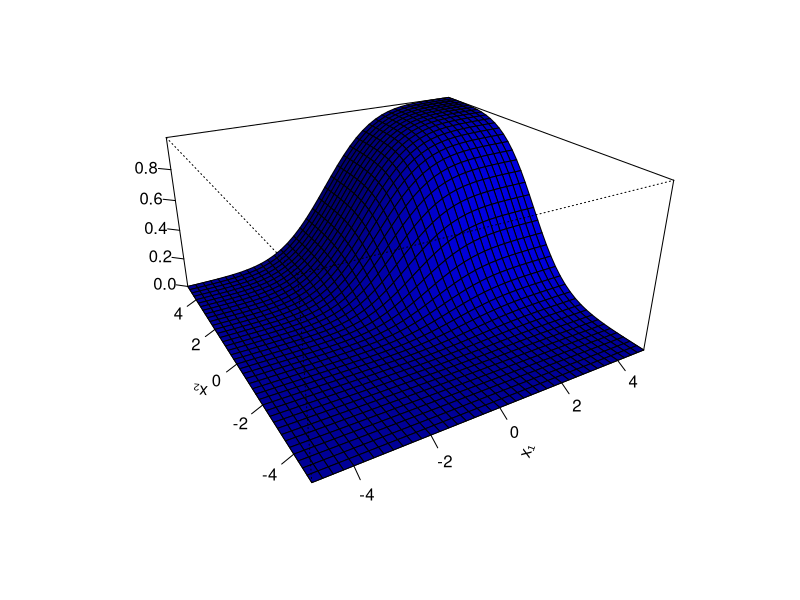
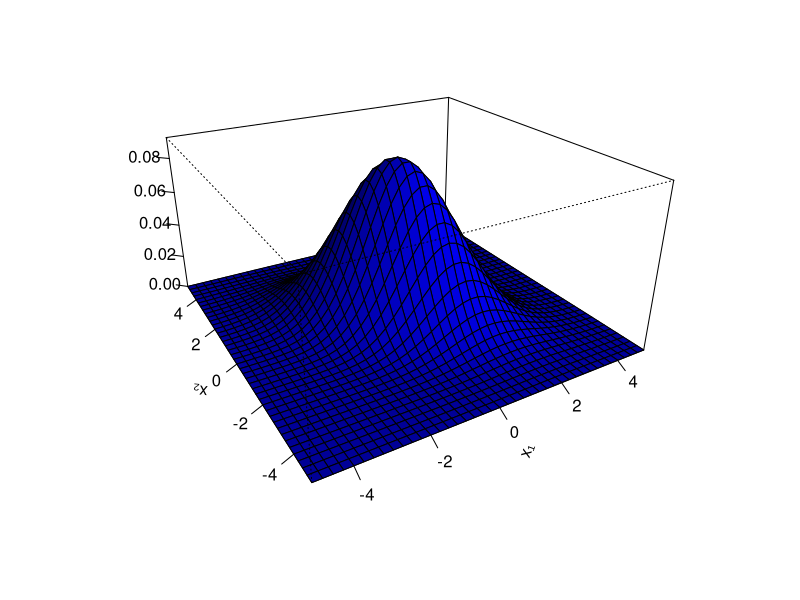
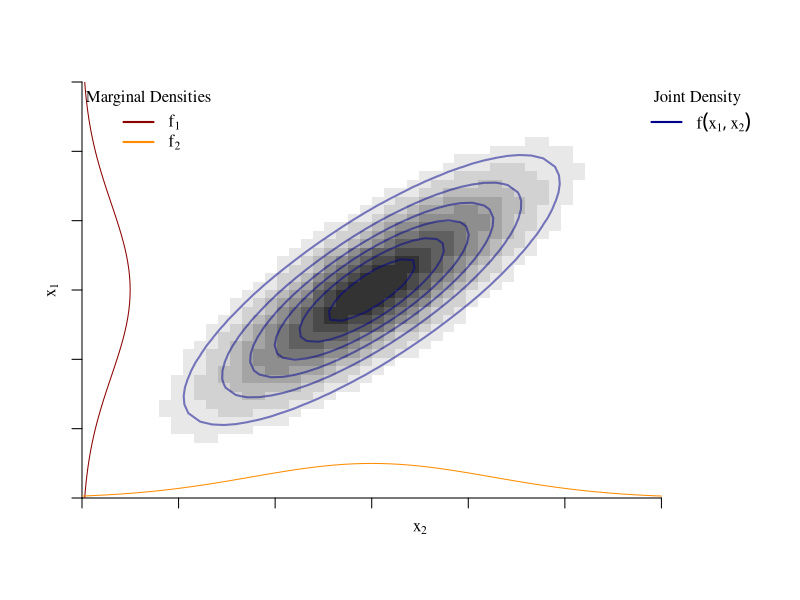
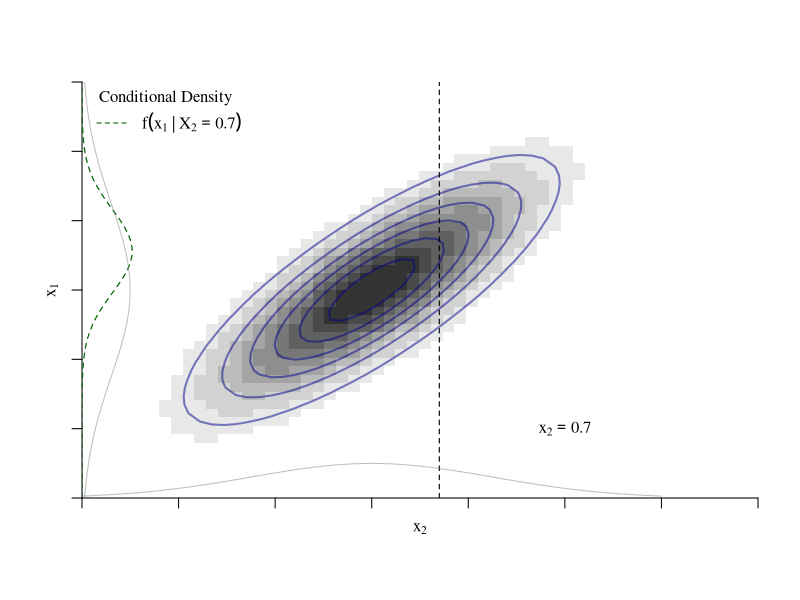
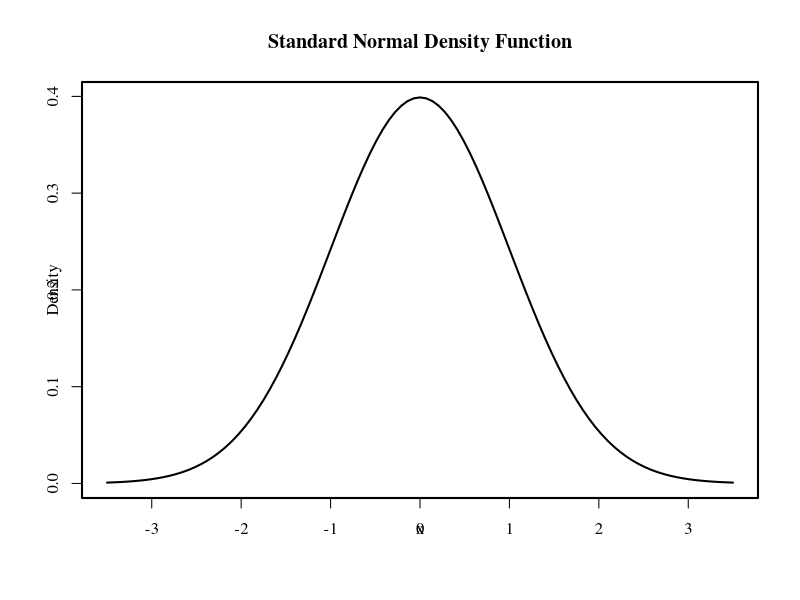
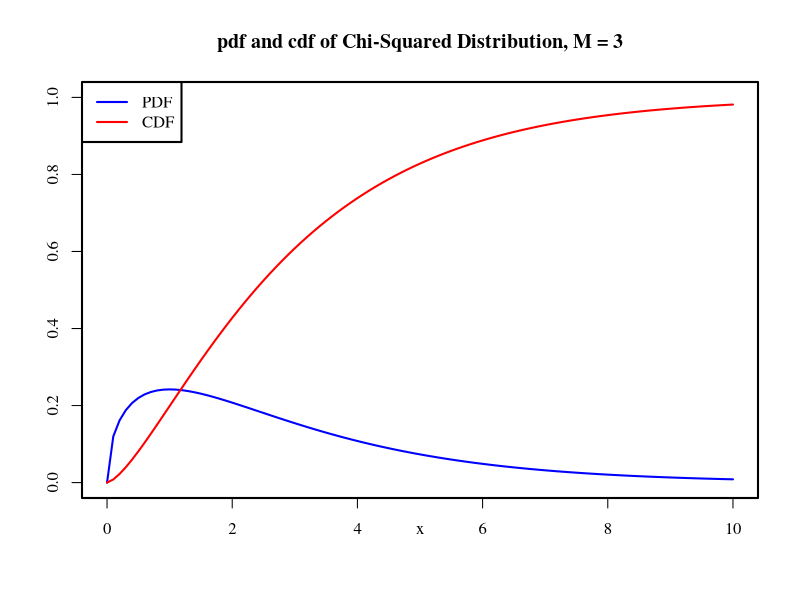
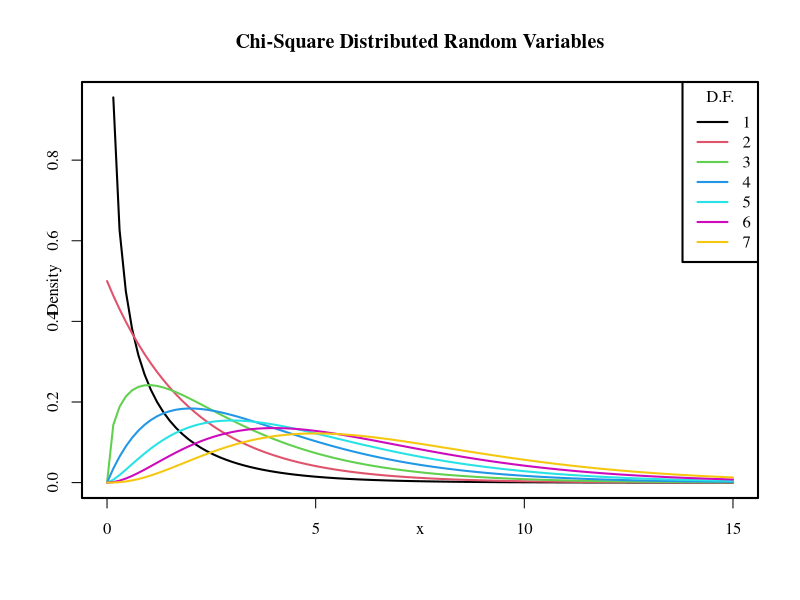
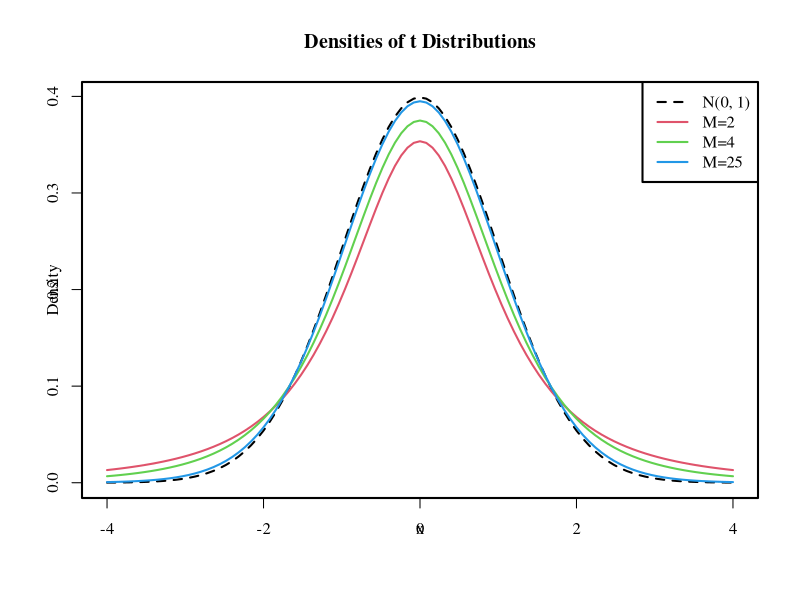

Reproduce these figures in R, in order.
## ---- chunk 1
set.seed(869)
## 5 (fair) coin-flips:
results <- sample(x = c("H", "T"), size = 5, replace = TRUE)
## Relative frequency of "H" in 5 coin-flips
length(results[results=="H"])/5

## 50 (fair) coin-flips:
results <- sample(x = c("H", "T"), size = 50, replace = TRUE)
## Relative frequency of "H" in 50 coin-flips
length(results[results=="H"])/50

## 5000 (fair) coin-flips:
results <- sample(x = c("H", "T"), size = 5000, replace = TRUE)
## Relative frequency of "H" in 5000 coin-flips
length(results[results=="H"])/5000
## ---- chunk 2
## Install the package if not installed yet
# install.packages("mnormt")

library(mnormt)

x1     <- seq(-5, 5, 0.25) 
x2     <- seq(-5, 5, 0.25)
mu     <- c(0, 0)
sigma  <- matrix(c(2, -1, -1, 2), nrow = 2)
f      <- function(x_1, x_2) pmnorm(cbind(x_1, x_2), mu, sigma)
f_x1x2 <- outer(x1, x2, f)

persp(x = x1, y = x2, z = f_x1x2, theta = -30, phi = 25, 
      shade = 0.75, col = "blue", expand = 0.5, r = 2, 
      ltheta = 25, ticktype = "detailed", 
      xlab = "x\u2081", ylab = "x\u2082", zlab = "")
## ---- chunk 3
## Load the package
library(mnormt)

x1     <- seq(-5, 5, 0.25) 
x2     <- seq(-5, 5, 0.25)
mu     <- c(0, 0)
sigma  <- matrix(c(2, -1, -1, 2), nrow = 2)
f      <- function(x_1, x_2) dmnorm(cbind(x_1, x_2), mu, sigma)
f_x1x2 <- outer(x1, x2, f)

persp(x = x1, y = x2, z = f_x1x2, theta = -30, phi = 25, 
      shade = 0.75, col = "blue", expand = 0.5, r = 2, 
      ltheta = 25, ticktype = "detailed", 
      xlab = "x\u2081", ylab = "x\u2082", zlab = "")
## ---- chunk 4
library("scales")
par(lwd=2,mgp=c(1,1,0), family="serif")
# Modified to extract diagonal.
bivariate.normal <- function(x, mu, Sigma) 
  exp(-.5 * diag(t(x-mu) %*% solve(Sigma) %*% (x-mu))) / sqrt(2 * pi * det(Sigma))

mu    <- c(0,0)
Sigma <- matrix(c(1,.8,.8,1), nrow=2)

x1 <- seq(-3, 3, length.out=50)
x2 <- seq(-3, 3, length.out=50)

# plot(1:10,axes=FALSE, frame.plot=TRUE, lwd=1)

# z can now be calculated much easier.
z     <- bivariate.normal(t(expand.grid(x1,x2)),mu,Sigma)
dim(z)<-c(length(x1),length(x2))
contour(x1, x2, z, col="#4545FF", drawlabels=FALSE, nlevels=5,
        xlab=expression(x[2]), ylab=expression(x[1]),  lwd=1,xlim=c(-3,4),ylim=range(x2),frame.plot=FALSE,axes=FALSE,xaxs = "i", yaxs = "i")
image(x1, x2, z, col=gray(seq(1,.2,len=10)), add=TRUE)
contour(x1, x2, z, col=alpha("darkblue", 0.5), drawlabels=FALSE, nlevels=5, add=TRUE)
#box(lwd=.5)
axis(1,at = -3:3, labels=FALSE,lwd.ticks=1)
axis(2,labels=FALSE,lwd.ticks=1)

# Marginal probability distribution: http://mpdc.mae.cornell.edu/Courses/MAE714/biv-normal.pdf
# Please check this, I'm not sure it is correct.
marginal.x1<-function(x)  exp((-(x-mu[1])^2)/2*(Sigma[1,2]^2)) / (Sigma[1,2]*sqrt(2*pi))
marginal.x2<-function(x)  exp((-(x-mu[1])^2)/2*(Sigma[2,1]^2)) / (Sigma[2,1]*sqrt(2*pi))

# Left side solid
x.s  <- seq(from=min(x1),to=max(x1),by=0.1)
vals<-marginal.x2(x.s)
lines(vals-abs(min(x1)),x.s,lty=1,lwd=1, col="darkred")

# Bottom side solid
vals<-marginal.x1(x.s)
lines(x.s,vals-abs(min(x2)),lty=1,lwd=1, col="darkorange")
legend("topleft", col=c("darkred","darkorange"), lty=1, legend = c(expression(f[1]),expression(f[2])), bty="n",
       title = "Marginal Densities")
legend("topright", col=c("darkblue"), lty=1, legend = expression(f(x[1],x[2])), bty="n",
       title = "Joint Density")
## ---- chunk 5
par(lwd=2,mgp=c(1,1,0), family="serif")
# Modified to extract diagonal.
bivariate.normal <- function(x, mu, Sigma) 
  exp(-.5 * diag(t(x-mu) %*% solve(Sigma) %*% (x-mu))) / sqrt(2 * pi * det(Sigma))

mu    <- c(0,0)
Sigma <- matrix(c(1,.8,.8,1), nrow=2)

x1 <- seq(-3, 3, length.out=50)
x2 <- seq(-3, 3, length.out=50)

# plot(1:10,axes=FALSE, frame.plot=TRUE, lwd=1)

# z can now be calculated much easier.
# z     <- bivariate.normal(t(expand.grid(x1,x2)),mu,Sigma)
# dim(z)<-c(length(x1),length(x2))
# contour(x1, x2, z, col="#4545FF", drawlabels=FALSE, nlevels=5,
#         xlab=expression(X[1]), ylab=expression(X[2]),  lwd=1,xlim=c(-3,4),ylim=range(x2),frame.plot=FALSE,axes=FALSE,xaxs = "i", yaxs = "i")


z     <- bivariate.normal(t(expand.grid(x1,x2)),mu,Sigma)
dim(z)<-c(length(x1),length(x2))
contour(x1, x2, z, col="#4545FF", drawlabels=FALSE, nlevels=5,
        xlab=expression(x[2]), ylab=expression(x[1]),  lwd=1,xlim=c(-3,4),ylim=range(x2),frame.plot=FALSE,axes=FALSE,xaxs = "i", yaxs = "i")
image(x1, x2, z, col=gray(seq(1,.2,len=10)), add=TRUE)
contour(x1, x2, z, col=alpha("darkblue", 0.5), drawlabels=FALSE, nlevels=5, add=TRUE)

#box(lwd=.5)
axis(1,labels=FALSE,lwd.ticks=1)
axis(2,labels=FALSE,lwd.ticks=1)
abline(v=.7, col=1, lwd=1.1, lty=2)
text(2, -2, labels=expression(x[2]==0.7))

# Dotted
f    <- function(x1,x2) bivariate.normal(t(cbind(x1,x2)),mu,Sigma)
x.s  <- seq(from=min(x1),to=max(x1),by=0.1)
vals <- f(x1=0.7,x2=x.s)
lines(vals-abs(min(x1)),x.s,lty=2,lwd=1.2, col="darkgreen")


marginal.x1<-function(x) exp((-(x-mu[1])^2)/2*(Sigma[1,2]^2)) / (Sigma[1,2]*sqrt(2*pi))
marginal.x2<-function(x) exp((-(x-mu[1])^2)/2*(Sigma[2,1]^2)) / (Sigma[2,1]*sqrt(2*pi))

# Left side solid
vals<-marginal.x2(x.s)
lines(vals-abs(min(x1)),x.s,lty=1,lwd=1, col=gray(.5, 0.5))
 
# Bottom side solid
vals<-marginal.x1(x.s)
lines(x.s,vals-abs(min(x2)),lty=1,lwd=1, col=gray(.5, 0.5))

# legend("topright", col=c("darkred","darkorange"), lty=1, legend = c(expression(f[1]),expression(f[2])), bty="n",
#        title = "Marginal Densities")
legend("topleft", col="darkgreen", lty=2.1, lwd=.98, 
legend = expression(f(x[1]~ "|" ~ X[2]==0.7)), bty="n",
       title = "Conditional Density")
## ---- chunk 6
set.seed(51)
## Set the parameter k
k <- 10
## Draw one realization from the discrete uniform distribution
sample(x = 1:k, size = 1, replace = TRUE)
## ---- chunk 7
set.seed(51)
## Set the parameter p
p <- 0.25
## Draw n realization from the discrete uniform distribution
n <- 5
sample(x = c(0,1), size = n, prob = c(1-p, p), replace=TRUE)

## Alternatively:
## (Bernoulli(p) equals Binomial(1,p))
rbinom(n = n, size = 1, prob = p)
## ---- chunk 8
set.seed(51)
## Set the parameters n and p
size <-   10 # number of trials
p    <- 0.25 # prob of success

## Draw n realization from the binomial distribution:
n <- 5
rbinom(n = n, size = size, prob = p)
## ---- chunk 9
## Drawing from the uniform distribution:
n <- 10
a <- 0
b <- 1
runif(n = n, min = a, max = b)
## ---- chunk 10
# draw a plot of the N(0,1) PDF
curve(dnorm(x),
      xlim = c(-3.5, 3.5),
      ylab = "Density", 
      main = "Standard Normal Density Function") 
## ---- chunk 11
## Drawing from the uniform distribution:
n     <- 12
mu    <- 0
sigma <- 1
rnorm(n = n, mean = mu, sd = sigma) 
## ---- chunk 12
# plot the PDF
curve(dchisq(x, df = 3), 
      xlim = c(0, 10), 
      ylim = c(0, 1), 
      col = "blue",
      ylab = "",
      main = "pdf and cdf of Chi-Squared Distribution, M = 3")

# add the CDF to the plot
curve(pchisq(x, df = 3), 
      xlim = c(0, 10), 
      add = TRUE, 
      col = "red")

# add a legend to the plot
legend("topleft", 
       c("PDF", "CDF"), 
       col = c("blue", "red"), 
       lty = c(1, 1))
## ---- chunk 13
# plot the density for M=1
curve(dchisq(x, df = 1), 
      xlim = c(0, 15), 
      xlab = "x", 
      ylab = "Density", 
      main = "Chi-Square Distributed Random Variables")

# add densities for M=2,...,7 to the plot using a 'for()' loop 
for (M in 2:7) {
  curve(dchisq(x, df = M),
        xlim = c(0, 15), 
        add = T, 
        col = M)
}

# add a legend
legend("topright", 
       as.character(1:7), 
       col = 1:7 , 
       lty = 1, 
       title = "D.F.")
## ---- chunk 14
# plot the standard normal density
curve(dnorm(x), 
      xlim = c(-4, 4), 
      xlab = "x", 
      lty = 2, 
      ylab = "Density", 
      main = "Densities of t Distributions")

# plot the t density for M=2
curve(dt(x, df = 2), 
      xlim = c(-4, 4), 
      col = 2, 
      add = T)

# plot the t density for M=4
curve(dt(x, df = 4), 
      xlim = c(-4, 4), 
      col = 3, 
      add = T)

# plot the t density for M=25
curve(dt(x, df = 25), 
      xlim = c(-4, 4), 
      col = 4, 
      add = T)

# add a legend
legend("topright", 
       c("N(0, 1)", "M=2", "M=4", "M=25"), 
       col = 1:4, 
       lty = c(2, 1, 1, 1))
## ---- chunk 15
pf(2, df1 = 3, df2 = 14, lower.tail = F)
## ---- chunk 16
# define coordinate vectors for vertices of the polygon
x <- c(2, seq(2, 10, 0.01), 10)
y <- c(0, df(seq(2, 10, 0.01), 3, 14), 0)

# draw density of F_{3, 14}
curve(df(x ,3 ,14), 
      ylim = c(0, 0.8), 
      xlim = c(0, 10), 
      ylab = "Density",
      main = "Density Function")

# draw the polygon
polygon(x, y, col = "orange")
